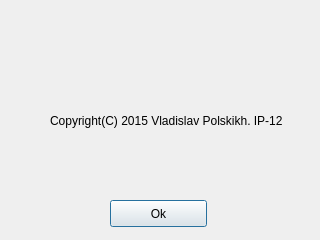
<?xml version="1.0" encoding="UTF-8"?>
<ui version="4.0">
 <class>AboutDialog</class>
 <widget class="QDialog" name="AboutDialog">
  <property name="geometry">
   <rect>
    <x>0</x>
    <y>0</y>
    <width>320</width>
    <height>240</height>
   </rect>
  </property>
  <property name="windowTitle">
   <string>Dialog</string>
  </property>
  <widget class="QLabel" name="label">
   <property name="geometry">
    <rect>
     <x>50</x>
     <y>60</y>
     <width>241</width>
     <height>121</height>
    </rect>
   </property>
   <property name="text">
    <string>Copyright(C) 2015 Vladislav Polskikh. IP-12</string>
   </property>
  </widget>
  <widget class="QPushButton" name="okPushButton">
   <property name="geometry">
    <rect>
     <x>110</x>
     <y>200</y>
     <width>97</width>
     <height>27</height>
    </rect>
   </property>
   <property name="text">
    <string>Ok</string>
   </property>
  </widget>
 </widget>
 <resources/>
 <connections/>
</ui>
